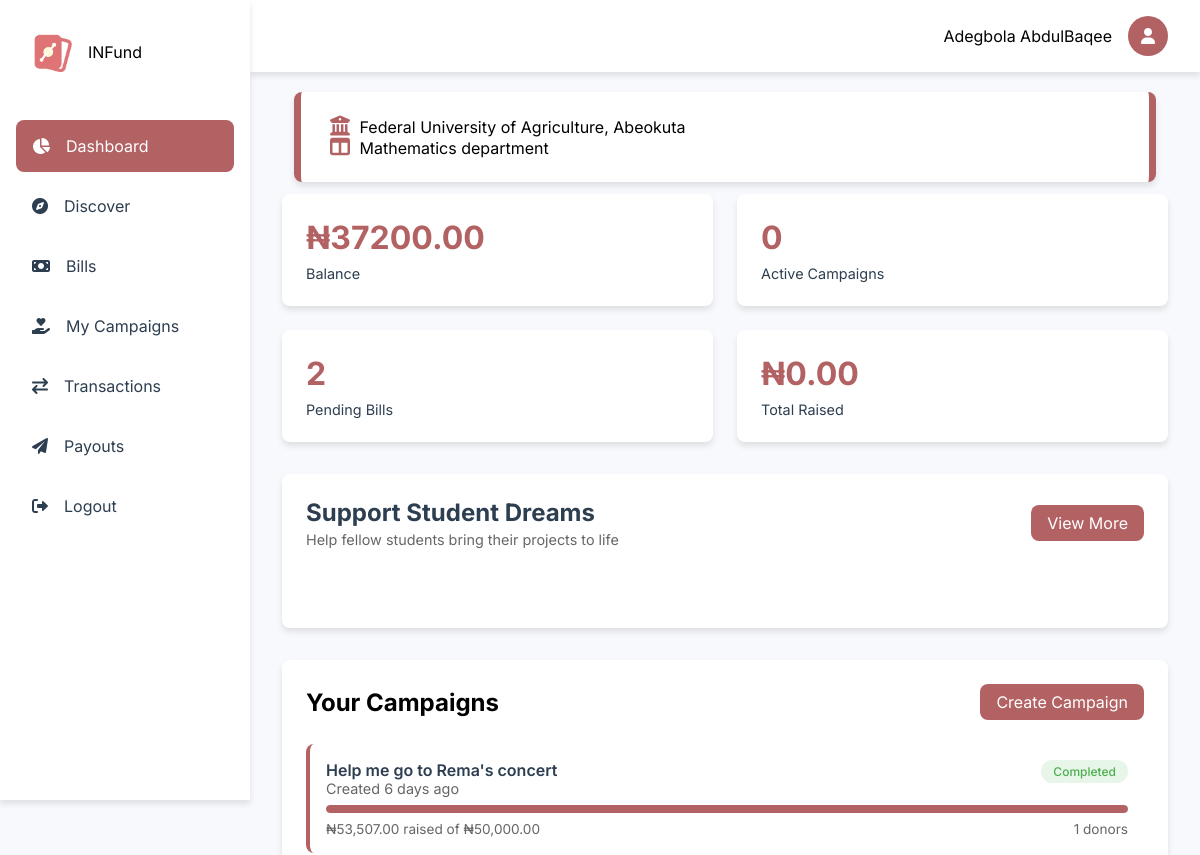
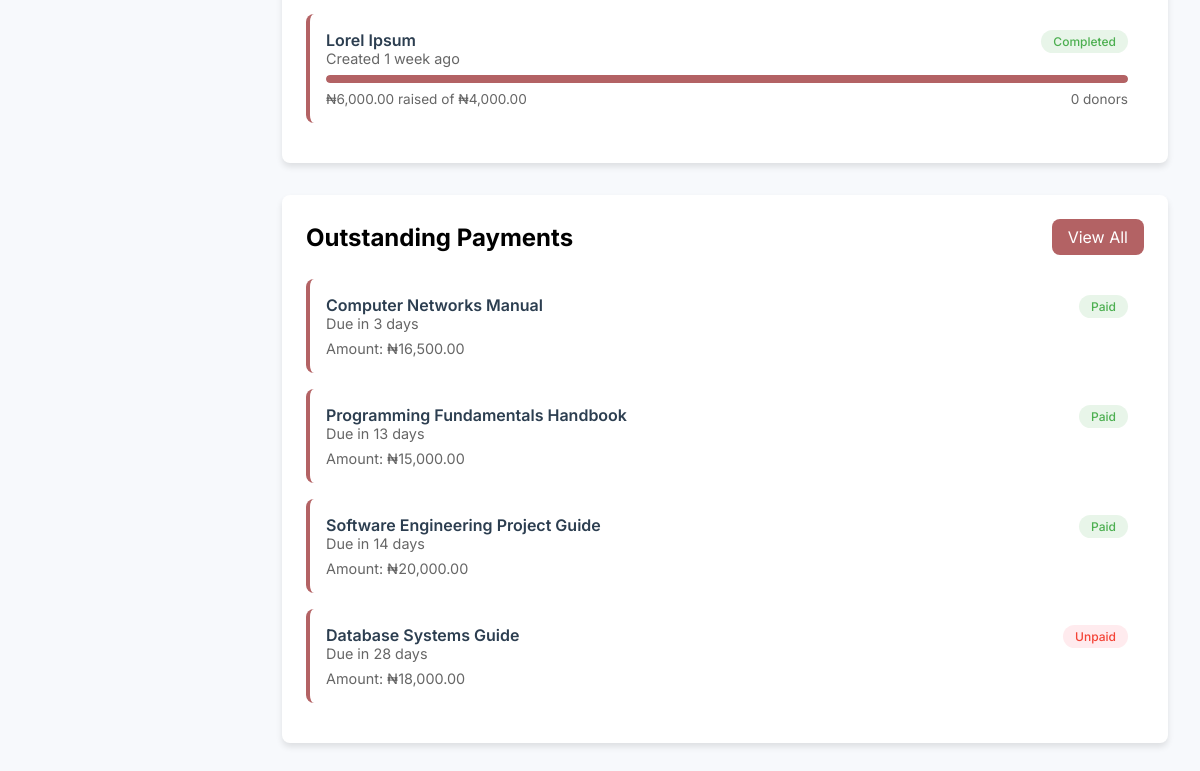
The page /dashboard/overview (signed in) on the database as committed earlier (2 pictures, top to bottom).
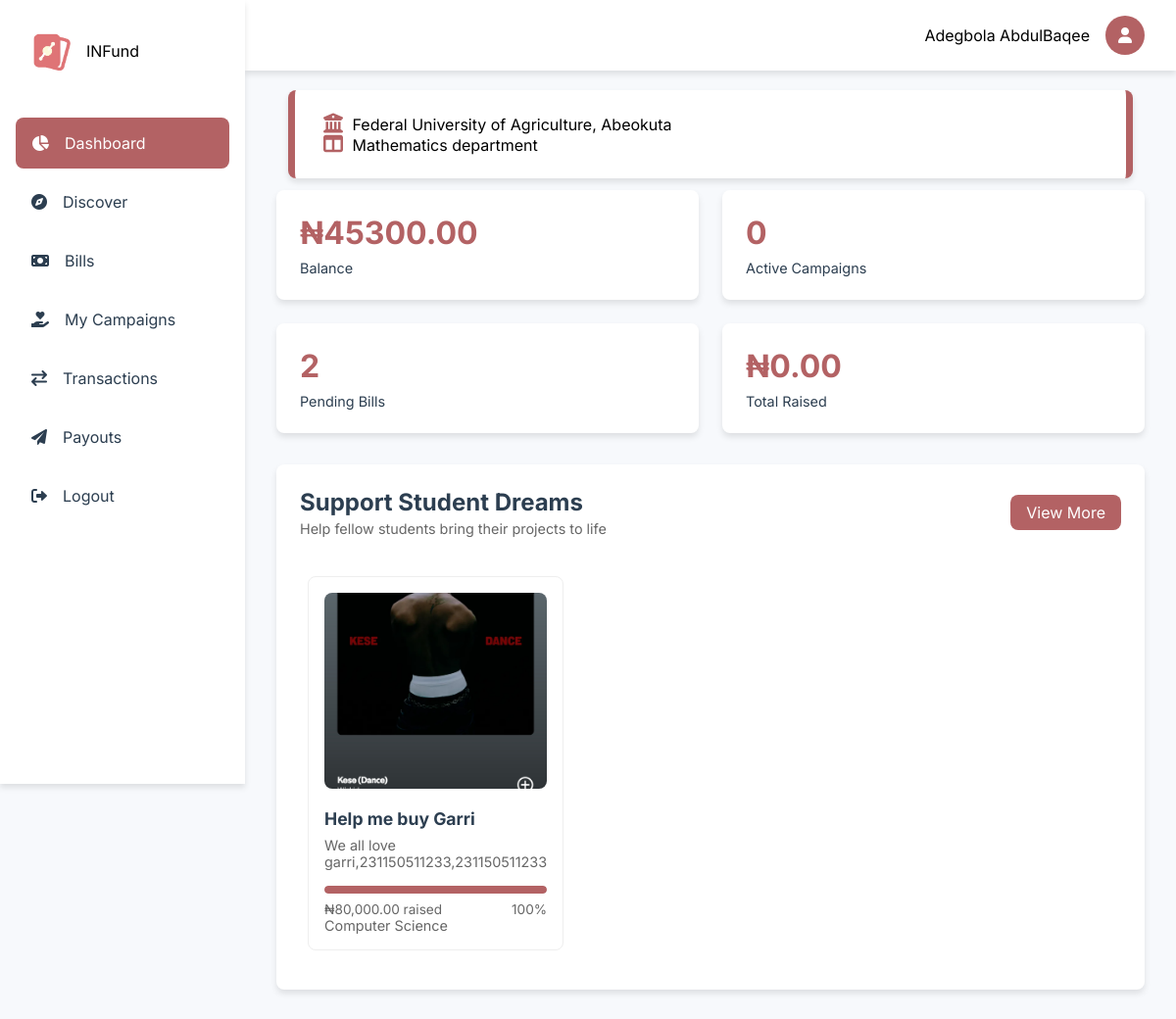
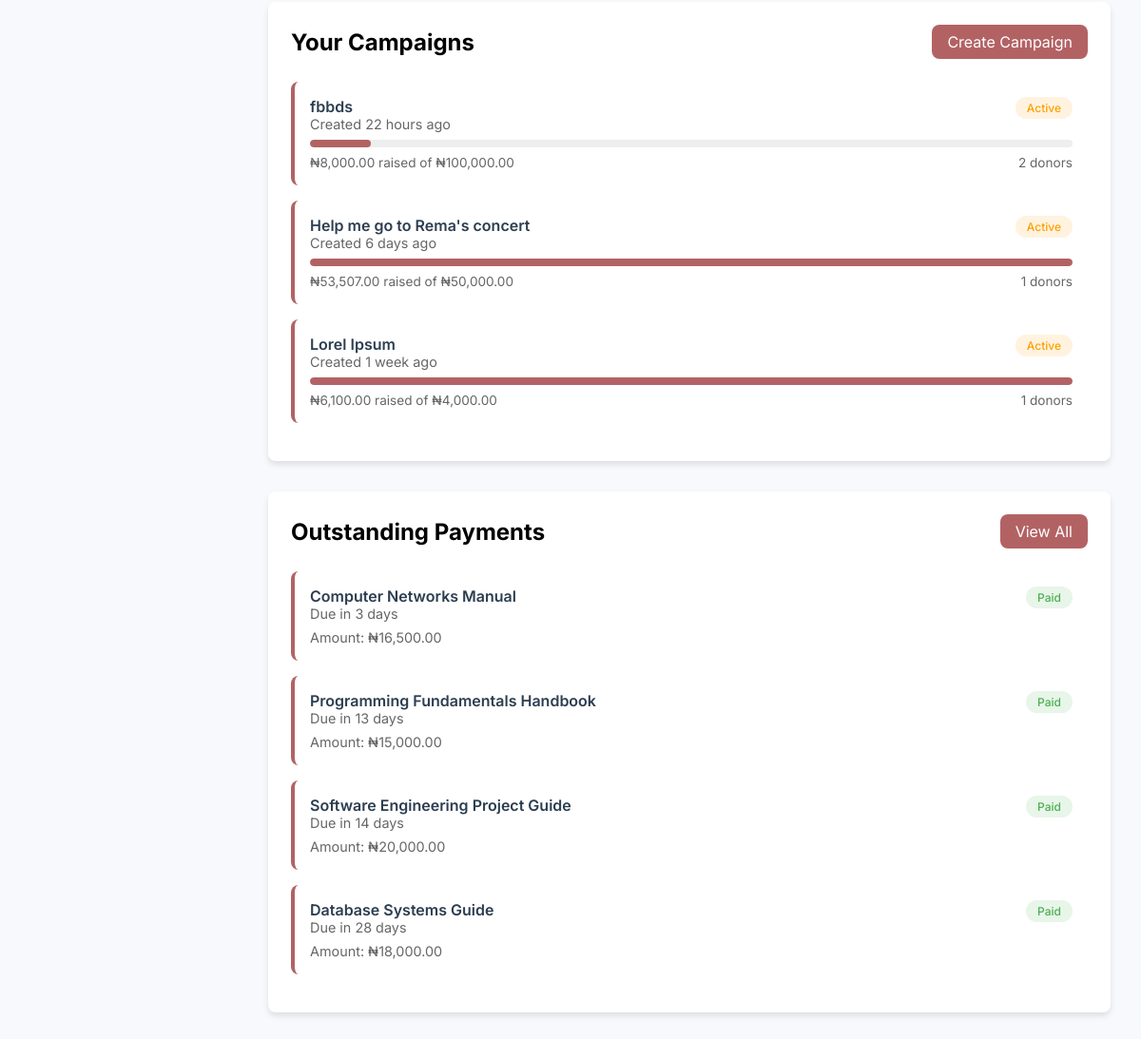
The same page on the database as committed later (2 pictures, top to bottom).
### tables this page shows
CREATE TABLE `users` (
  `id` int(11) NOT NULL,
  `fullname` varchar(1000) NOT NULL,
  `email` varchar(200) DEFAULT NULL,
  `balance` decimal(15,2) NOT NULL DEFAULT 0.00,
  `username` varchar(30) NOT NULL,
  `phone` varchar(30) DEFAULT NULL,
  `dob` varchar(200) DEFAULT NULL,
  `country` varchar(200) DEFAULT NULL,
  `state` varchar(1000) DEFAULT NULL,
  `university` varchar(1000) DEFAULT NULL,
  `faculty` varchar(1000) DEFAULT NULL,
  `department` varchar(1000) DEFAULT NULL,
  `matric_no` varchar(1000) NOT NULL,
  `password` varchar(1000) DEFAULT NULL,
  `level` varchar(200) NOT NULL DEFAULT '100',
  `bank_id` varchar(200) DEFAULT NULL,
  `bank_account_name` varchar(200) DEFAULT NULL,
  `account_number` int(30) DEFAULT NULL,
  `created_at` varchar(1000) DEFAULT current_timestamp(),
  `last_login` varchar(1000) DEFAULT current_timestamp(),
  `gender` varchar(1000) DEFAULT NULL
);

CREATE TABLE `campaigns` (
  `id` int(11) NOT NULL,
  `title` varchar(255) NOT NULL,
  `description` text NOT NULL,
  `impact` text DEFAULT NULL,
  `importance` text DEFAULT NULL,
  `uid` int(11) NOT NULL,
  `goal_amount` decimal(15,2) NOT NULL,
  `university` varchar(200) DEFAULT NULL,
  `amount_raised` decimal(15,2) DEFAULT 0.00,
  `start_date` date NOT NULL,
  `end_date` date NOT NULL,
  `status` enum('active','completed','cancelled') DEFAULT 'active',
  `created_at` timestamp NOT NULL DEFAULT current_timestamp(),
  `updated_at` timestamp NOT NULL DEFAULT current_timestamp() ON UPDATE current_timestamp(),
  `image1` varchar(1000) NOT NULL,
  `image2` varchar(1000) DEFAULT NULL,
  `image3` varchar(1000) DEFAULT NULL,
  `image4` varchar(1000) DEFAULT NULL
);

CREATE TABLE `payments` (
  `id` int(11) NOT NULL,
  `uid` int(11) NOT NULL,
  `reference_id` varchar(1000) DEFAULT NULL,
  `gateway_reference` varchar(200) DEFAULT NULL,
  `bill_id` int(11) NOT NULL,
  `student_id` int(11) NOT NULL,
  `total_amount` decimal(10,2) NOT NULL,
  `amount_paid` decimal(10,2) DEFAULT 0.00,
  `status` enum('Unpaid','Partially Paid','Paid') NOT NULL DEFAULT 'Unpaid',
  `last_payment_date` timestamp NULL DEFAULT current_timestamp(),
  `created_at` timestamp NOT NULL DEFAULT current_timestamp(),
  `updated_at` timestamp NOT NULL DEFAULT current_timestamp() ON UPDATE current_timestamp()
);

CREATE TABLE `bills` (
  `id` int(11) NOT NULL,
  `creator_id` int(11) NOT NULL,
  `name` varchar(255) NOT NULL,
  `university` varchar(255) NOT NULL,
  `faculty` varchar(255) NOT NULL,
  `department` varchar(1000) NOT NULL,
  `level` varchar(255) NOT NULL,
  `matric_no` varchar(255) NOT NULL,
  `price` decimal(10,2) NOT NULL,
  `start_date` date DEFAULT NULL,
  `end_date` date DEFAULT NULL,
  `created_at` timestamp NOT NULL DEFAULT current_timestamp()
);

### includes/get_universities.php (called while the page is built, shortened)
<?php
function get_university($abbr)
{
    global $conn;
    $stmt = $conn->prepare("SELECT * FROM universities WHERE abbreviation=?");
    $stmt->bind_param("s", $abbr);
    $stmt->execute();
    $result = $stmt->get_result();
    $university = [];
    while ($row = $result->fetch_assoc()) {
        $university[] = $row;
    }
    return $university;
}

### includes/user/functions.php (the view, shortened to what the changed rows need)
<?php
function getUserDetails(string $email): array
{
    global $conn;
    if (strpos($email, "@")) {
        $query = "SELECT * FROM users WHERE email = ?";
    } else {
        $query = "SELECT * FROM users WHERE id = ?";
    }
    $stmt = $conn->prepare($query);
    $stmt->bind_param("s", $email);
    $stmt->execute();
    $result = $stmt->get_result();
    $data = $result->fetch_assoc();
    return $data;
}
function getCampaignsByUserId($user_id)
{
    global $conn;
    $sql = "SELECT c.*,
            (SELECT COUNT(*) FROM donations WHERE campaign_id = c.id) as donor_count,
            (SELECT SUM(amount) FROM donations WHERE campaign_id = c.id) as total_donations
            FROM campaigns c
            WHERE c.uid = ?
            ORDER BY c.created_at DESC";
    $stmt = $conn->prepare($sql);
    $stmt->bind_param("i", $user_id);
    $stmt->execute();
    $result = $stmt->get_result();
    return $result;
}
function displayCampaignSection($campaigns)
{
    $output = '';
    if ($campaigns->num_rows > 0) {
        while ($campaign = $campaigns->fetch_assoc()) {
            $progress = ($campaign['amount_raised'] / $campaign['goal_amount']) * 100;
            $progress = min(100, $progress);
            $created_date = new DateTime($campaign['created_at']);
            $now = new DateTime();
            $interval = $created_date->diff($now);
            $time_ago = formatTimeAgo($interval);
            $badge_class = ($campaign['status'] === 'completed') ? 'badge-success' : 'badge-warning';
            $status_text = ucfirst($campaign['status']);
            $output .= sprintf(
                '
                <div class="campaign-card" onclick="window.location.href=\'campaign?id=%d\'">
                    <div class="campaign-header">
                        <div>
                            <div class="campaign-title">%s</div>
                            <div class="campaign-meta">Created %s</div>
                        </div>
                        <span class="badge %s">%s</span>
                    </div>
                    <div class="progress-bar">
                        <div class="progress-fill" style="width: %d%%"></div>
                    </div>
                    <div class="campaign-stats">
                        <span>₦%s raised of ₦%s</span>
                        <span>%d donors</span>
                    </div>
                </div>',
                $campaign['id'],
                htmlspecialchars($campaign['title']),
                $time_ago,
                $badge_class,
                $status_text,
                $progress,
                number_format($campaign['amount_raised'], 2),
                number_format($campaign['goal_amount'], 2),
                $campaign['donor_count']
            );
        }
    }
    return $output;
}
function formatTimeAgo($interval)
{
    if ($interval->d >= 7) return floor($interval->d / 7) . ' week' . (floor($interval->d / 7) > 1 ? 's' : '') . ' ago';
    if ($interval->d >= 1) return $interval->d . ' day' . ($interval->d > 1 ? 's' : '') . ' ago';
    if ($interval->h >= 1) return $interval->h . ' hour' . ($interval->h > 1 ? 's' : '') . ' ago';
    return 'just now';
}
function getCampaignStats($campaigns)
{
    $stats = [
        'total_raised' => 0,
        'active_campaigns' => 0
    ];
    if ($row = $campaigns->fetch_assoc()) {
        $stats['total_raised'] = $row['total_raised'] ?? 0;
        $stats['active_campaigns'] = $row['active_campaigns'] ?? 0;
    }
    return $stats;
}
function getDiscoverCampaigns($user_id, $limit = 6)
{
    global $conn;
    $query = "SELECT c.*, u.department, u.university
              FROM campaigns c
              JOIN users u ON c.uid = u.id
              WHERE c.uid != ?
              AND c.status = 'active'
              AND c.end_date >= CURRENT_DATE
              ORDER BY c.created_at DESC
              LIMIT ?";
    $stmt = $conn->prepare($query);
    $stmt->bind_param("ii", $user_id, $limit);
    $stmt->execute();
    $result = $stmt->get_result();
    return $result->fetch_all(MYSQLI_ASSOC);
}
function displayDiscoverCampaigns($campaigns)
{
    $output = '';
    foreach ($campaigns as $campaign) {
        $progress = ($campaign['amount_raised'] / $campaign['goal_amount']) * 100;
        $progress = min(100, round($progress, 1));
        $output .= '
        <div class="discover-card" onclick="window.location.href=\'campaign?id='.$campaign['id'].'\'">
            <img src="../assets/images/campaigns/' . htmlspecialchars($campaign['image1']) . '" alt="Campaign Image" class="campaign-image">
            <div class="campaign-info">
                <h3>' . htmlspecialchars($campaign['title']) . '</h3>
                <p class="campaign-description">' . htmlspecialchars($campaign['description']) . '</p>
                <div class="progress-bar">
                    <div class="progress-fill" style="width: ' . $progress . '%;"></div>
                </div>
                <div class="campaign-stats">
                    <span>₦' . number_format($campaign['amount_raised'], 2) . ' raised</span>
                    <span>' . $progress . '%</span>
                </div>
                <div class="campaign-meta">
                    <span>' . htmlspecialchars($campaign['department']) . '</span>
                </div>
            </div>
        </div>';
    }
    return $output;
}
?>

### includes/user/nav.php (shortened to what the changed rows need)
<?php
include '../config/config.php';
include '../includes/user/functions.php';
$my_details = getUserDetails($_SESSION["user_id"]);
?>
<!DOCTYPE html>
<html lang="en">
<head>
    <link href="https://cdnjs.cloudflare.com/ajax/libs/toastr.js/latest/css/toastr.min.css" rel="stylesheet" />
    <link rel="stylesheet" href="https://cdnjs.cloudflare.com/ajax/libs/font-awesome/6.0.0/css/all.min.css">
    <link rel="stylesheet" href="../assets/css/user/nav.css">
    <?php if (isset($css1)) : ?>
        <link rel="stylesheet" href="../assets/css/user/<?= $css1 ?>.css">
    <?php endif; ?>
</head>
<body>
    <div class="container">
        <div class="topnav">
            <div class="user-profile">
                <span><?php echo $my_details['fullname']; ?></span>
                <a href="./profile">
                    <div class="avatar">
                    </div>
                </a>
            </div>
        </div>

### dashboard/overview.php (shortened to what the changed rows need)
<?php
$css1 = "discover-campaign-section";
include '../config/config.php';
include '../includes/get_universities.php';
include '../includes/user/get_bills.php';
include '../includes/user/nav.php';
$university = get_university($my_details['university']);
$campaigns = getCampaignsByUserId($_SESSION['user_id']);
$campaign_stats = getCampaignStats($campaigns);
?>
<main class="main-content">
    <div class="server-details">
        <i class="fas fa-university"></i> <?php
                                            if (!empty($university)) {
                                                $university_name = $university[0]['name'];
                                                echo $university_name;
                                            } else {
                                                echo "No university found with the abbreviation: " . $abbreviation;
                                            } ?>
        <br>
        <i class="fas fa-columns"></i> <?php echo $my_details['department']; ?> department
    </div>
    <div class="cards-grid">
        <div class="card">
            <h2>₦<?php echo $my_details['balance']; ?></h2>
            <p>Balance </p>
        </div>
        <div class="card">
            <h2><?php echo $campaign_stats['active_campaigns']; ?></h2>
        </div>
        <div class="card">
            <h2>2</h2>
        </div>
        <div class="card">
            <h2>₦<?php echo number_format($campaign_stats['total_raised'], 2); ?></h2>
        </div>
    </div>
    <section class="discover-campaigns">
        <div class="discover-header">
            <div>
                <h2 class="discover-title">Support Student Dreams</h2>
            </div>
        </div>
        <div class="campaign-scroll">
            <div class="campaign-cards">
                <?php
                $discover_campaigns = getDiscoverCampaigns($_SESSION['user_id']);
                echo displayDiscoverCampaigns($discover_campaigns);
                ?>
            </div>
        </div>
    </section>
    <div class="campaigns-grid">
        <section class="feed-section">
            <div class="section-header">
                <h2>Your Campaigns</h2>
            </div>
            <?php echo displayCampaignSection($campaigns); ?>
        </section>
        <section class="feed-section">
            <div class="section-header">
                <h2>Outstanding Payments</h2>
            </div>
            <?php
            $bills = getBillsByDepartment($my_details['department'], $_SESSION['user_id']);
            echo displayBillsSection($bills);
            ?>
        </section>
    </div>
</main>
<?php
include '../includes/user/footer.php';
?>

### includes/user/get_bills.php (shortened to what the changed rows need)
<?php
function getBillsByDepartment($department, $user_id)
{
    global $conn;
    $query = "SELECT b.*,
              p.amount_paid,
              p.status as payment_status,
              p.last_payment_date,
              DATEDIFF(b.end_date, CURRENT_DATE()) as days_remaining
              FROM bills b
              LEFT JOIN payments p ON b.id = p.bill_id AND p.student_id = ?
              WHERE b.department = ?
              AND b.end_date >= CURRENT_DATE()
              ORDER BY b.end_date ASC";
    $stmt = $conn->prepare($query);
    $stmt->bind_param("is", $user_id, $department);
    $stmt->execute();
    $result = $stmt->get_result();
    return $result->fetch_all(MYSQLI_ASSOC);
}
function displayBillsSection($bills)
{
    $output = '';
    foreach ($bills as $bill) {
        $badge_class = 'badge-danger';
        $status = 'Unpaid';
        $amount_display = '₦' . number_format($bill['price'], 2);
        if (isset($bill['payment_status'])) {
            switch ($bill['payment_status']) {
                case 'Paid':
                    $badge_class = 'badge-success';
                    $status = 'Paid';
                    break;
            }
        }
        $output .= sprintf(
            '
            <div class="campaign-card">
                <a href="bill.php?id=%d" class="campaign-header">
                    <div>
                        <div class="campaign-title">%s</div>
                        <div class="campaign-meta">Due in %d days</div>
                    </div>
                    <span class="badge %s">%s</span>
                </a>
                <div class="campaign-meta">
                    Amount: %s
                </div>
            </div>
        ',
            $bill['id'],
            htmlspecialchars($bill['name']),
            $bill['days_remaining'],
            $badge_class,
            $status,
            $amount_display
        );
    }
    return $output;
}

Rows that differ between the two databases and show on the page:
no longer on this page (row unchanged): bills: name "Database Systems Guide", days_remaining "28", status "Unpaid", price "₦18,000.00"
changed users "Adegbola AbdulBaqee": balance "37200.00" → "45300.00"
now on this page (row edited): campaigns: image1 (picture), title "Help me buy Garri", description "We all love garri,231150511233,231150511233", amount_raised "80,000.00", progress "100", uid.department "Computer Science", shown under "Support Student Dreams"
added campaigns: title "fbbds", created_at "22 hours ago", status "Active", amount_raised "8,000.00", goal_amount "100,000.00", donor_count "2", shown under "Your Campaigns"
changed campaigns "Help me go to Rema's concert": status "Completed" → "Active"
changed campaigns "Lorel Ipsum": status "Completed" → "Active"; amount_raised "6,000.00" → "6,100.00"; donor_count "0" → "1"
added payments: bill.name "Database Systems Guide", days_remaining "28", status "Paid", bill.price "₦18,000.00"
